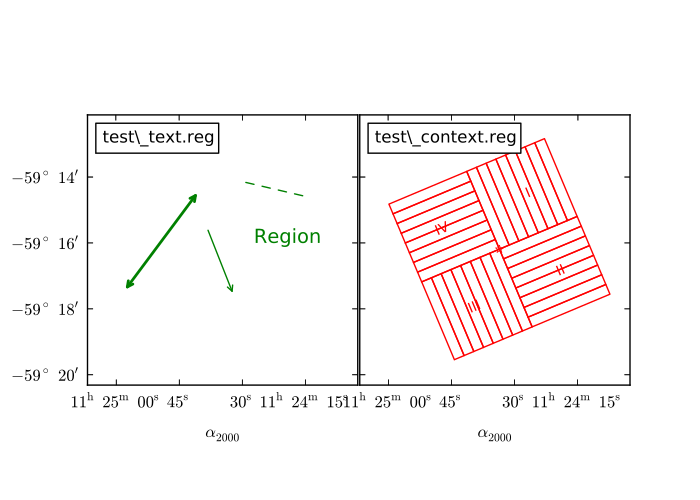

Generate this figure with Python:
import pyfits
import matplotlib.pyplot as plt
import pyregion

import math
import sys

try:
    import pywcsgrid2
except:
    print "You require matplotlib 0.99 and later that include axes_grid toolkit"
    sys.exit(0)

try:
    from mpl_toolkits.axes_grid.axes_grid import AxesGrid
except ImportError:
    print "You require pywcsgrid2."
    sys.exit(0)

def get_test_header():
    cards = pyfits.CardList()
    for l in open("sample_fits01.header"):
        card = pyfits.Card()
        card.fromstring(l.strip())
        cards.append(card)
    h = pyfits.Header(cards)
    return h

if 1:

    region_list = ["test_text.reg", "test_context.reg"]

    h = get_test_header()

    n = len(region_list)
    nx = int(math.ceil(n**.5))
    ny = int(math.ceil(1.*n/nx))


    fig = plt.figure(1, figsize=(7,5))
    fig.clf()
    nrows_ncols = (ny, nx)
    grid= AxesGrid(fig, 111, nrows_ncols,
                   ngrids=n,  add_all=True, share_all=True,
                   axes_class=(pywcsgrid2.Axes, dict(header=h)))

    ax = grid[0]
    ax.set_xlim(300, 1300)
    ax.set_ylim(300, 1300)
    ax.set_aspect(1)

    #plt.imshow(d, origin="lower", cmap=plt.cm.gray_r)

    from mpl_toolkits.axes_grid.anchored_artists import AnchoredText

    for ax, reg_name in zip(grid, region_list):
        r = pyregion.open(reg_name).as_imagecoord(h)

        patch_list, text_list = r.get_mpl_patches_texts()
        for p in patch_list:
            ax.add_patch(p)
        for t in text_list:
            ax.add_artist(t)


        atext = AnchoredText(reg_name.replace("_", r"\_"),
                             loc=2)
        ax.add_artist(atext)

    plt.draw()
    plt.show()
